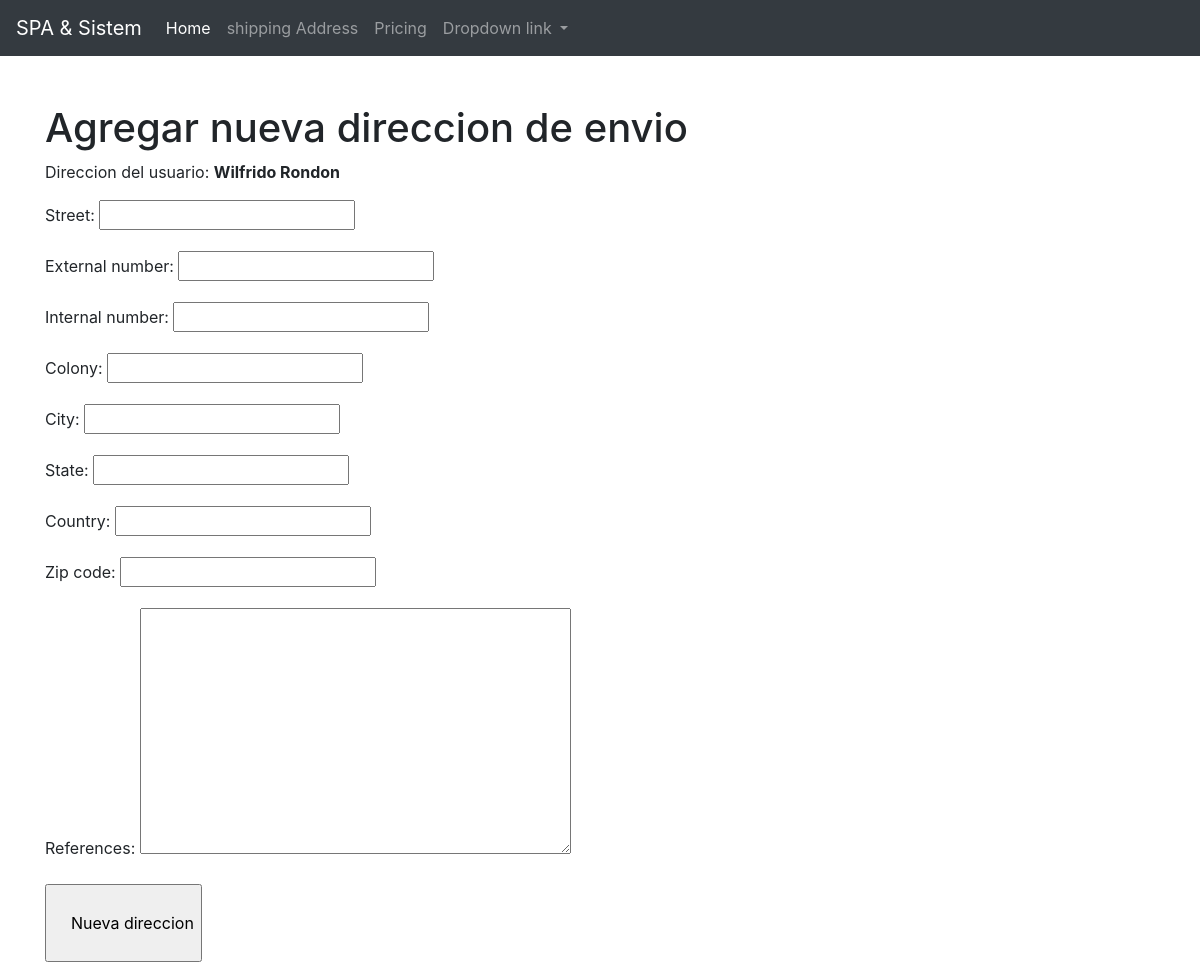
Before: /addresses/create/1/ with the older database file.
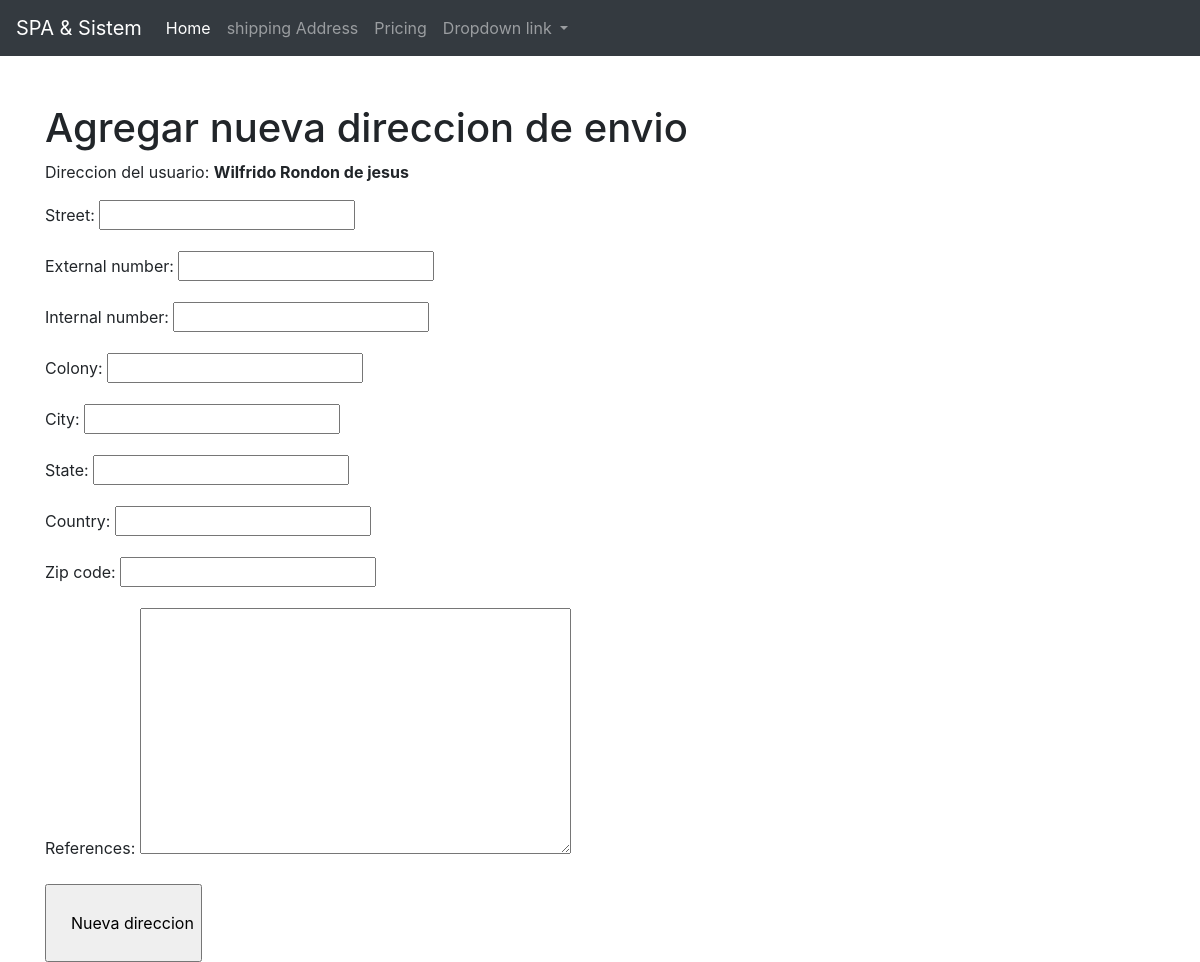
After: the same page with the newer database file.
### main/models.py (models this page shows, shortened)
class UserMOdel(models.Model):
    first_name = models.CharField(max_length=200)
    last_name = models.CharField(max_length=200)
    email = models.EmailField()
    phone_number =models.CharField(max_length=15, blank=True, null=True)
    gender = models.CharField(choices=GENDER_OPTS, max_length=20)
    date_birth = models.DateTimeField(blank=True, null=True)
    created = models.DateTimeField(auto_now_add=True)
    updated = models.DateTimeField(auto_now=True)
    @property
    def full_name(self):
        return f'{self.first_name} {self.last_name}'

### shipping_addresses/views.py (the view, shortened to what this page needs)
# urls.py: path('create/<int:user_id>/', CreateShippingAddressViews.as_view(), name='create' ),
class CreateShippingAddressViews(views.View):
    action ='create'
    temple_name = 'shipping_addresses/form.html'
    def get(self, request, user_id):
        address_form = shippingAddressForm()
        user =  UserMOdel.objects.get(pk = user_id)
        context ={
           'form':address_form,
           'action': self.action,
           'user' : user
        }
        return render(request, self.temple_name, context)

### shipping_addresses/forms.py
class shippingAddressForm(forms.ModelForm):
    class Meta:
        model = ShippingAddress
        exclude =  ['user_id']

### shipping_addresses/templates/shipping_addresses/form.html (shortened to what this page needs)
{% extends 'base.html' %}
{% block content %}
{% if action == 'create' %}
        <h1>Agregar nueva direccion de envio</h1>
        <p>Direccion del usuario: <b>{{user.full_name}}</b></p>
        <form action="{% url 'addresses:create' user.id %}"  method="POST">
{% else %}
        <h1>Actualizar direccion de envio</h1>
        <p>Direccion pertenece al usuario: <b>{{user.full_name}}</b></p>
        <form action="{% url 'addresses:update' address.id %}"  method="POST">
{% endif %}
{{form.as_p}}
<input type="submit" value="{% if action == 'create' %}
    Nueva direccion
    {% else %}
    Actualizar direccion
{% endif %}">
</form>
{% endblock content %}

Changed rows visible on the page:
changed UserMOdel: full_name "Wilfrido Rondon" → "Wilfrido Rondon de jesus"
